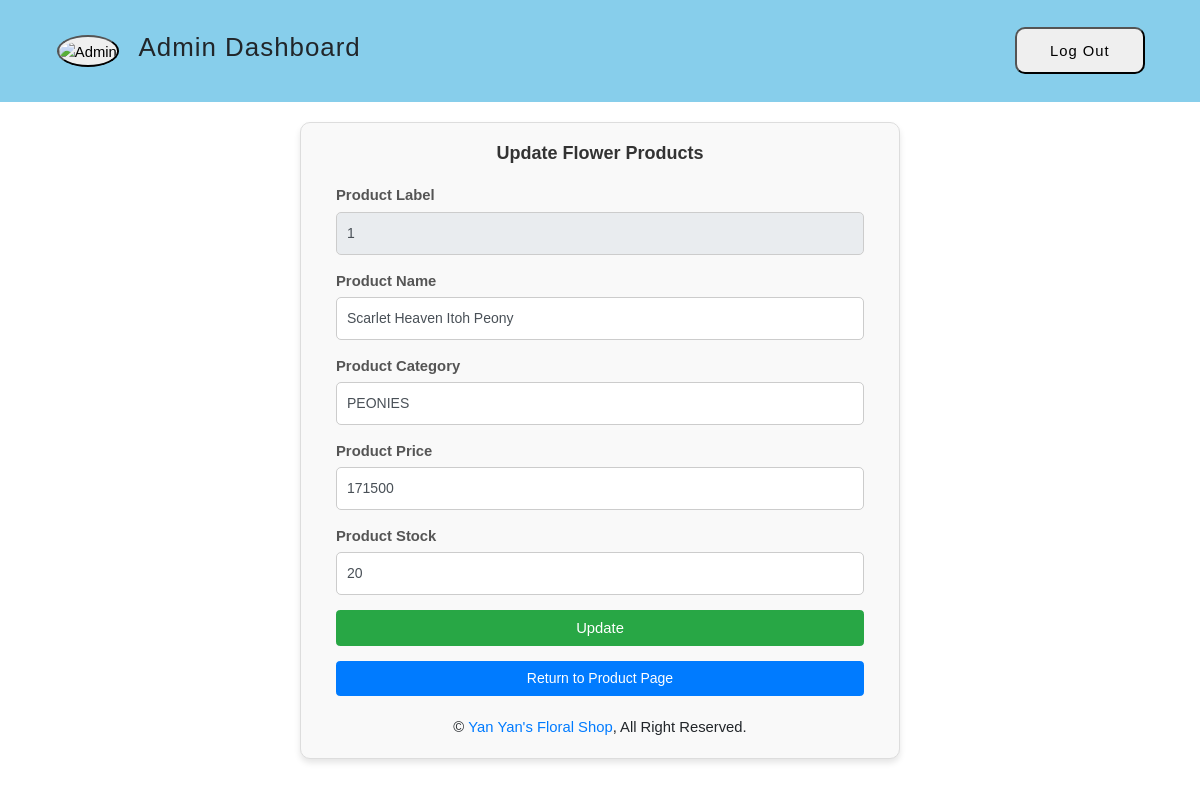
/YanYanFloralHouse/admin/product_edit.php?id=1, run on the app's committed database.
### tables this page shows
CREATE TABLE `flower_product` (
  `product_id` int(10) NOT NULL,
  `product_name` varchar(100) DEFAULT NULL,
  `product_category` varchar(100) DEFAULT NULL,
  `product_desc` text NOT NULL,
  `price` float DEFAULT NULL,
  `stock` int(20) DEFAULT NULL,
  `image` blob DEFAULT NULL
);

### YanYanFloralHouse/admin/data.php (called while the page is built, shortened)
<?php
function getSpecificProduct($conn, $id){
    $sql="SELECT * FROM flower_product WHERE product_id= :id";
    $stmt=$conn->prepare($sql);
    $stmt->execute([':id'=> $id]);
    $product =$stmt->fetch(PDO::FETCH_ASSOC);
    return $product;
}
?>

### YanYanFloralHouse/admin/product_edit.php (the view, shortened to what this page needs)
<?php
include("config/dbconnect.php");
include("data.php");
$id=$_GET['id'];
$product=getSpecificProduct($conn,$id);
?>
<!DOCTYPE html>
<html lang="en">
<head>
    <link rel="stylesheet" href="https://cdn.jsdelivr.net/npm/bootstrap@4.0.0/dist/css/bootstrap.min.css">
    <link rel="stylesheet" href="https://cdnjs.cloudflare.com/ajax/libs/font-awesome/4.7.0/css/font-awesome.min.css">
    <link rel="stylesheet" href="assets/css/style.css">
</head>
<body>
<body>
<?php
require("admin_header.php");
?>
    <div class="product-edit-container" id="product-content">
        <div class="product-edit-content">
            <div class="container-fluid">
                <h6>Update Flower Products</h6>
                <form action="" method="post">
                    <div class="id-section">
                        <label for="product_id" class="form-label">Product Label</label>
                        <input type="number" name="pid" class="form-control" id="product_id" aria-describedby="product_id" readonly value="<?= htmlspecialchars($product['product_id']) ?>">
                    </div>
                    <div class="name-section">
                        <label for="product_name" class="form-label">Product Name</label>
                        <input type="text" name="pname" class="form-control" id="prouct_name" value="<?= htmlspecialchars($product['product_name']) ?>">
                    </div>
                    <div class="category-section">
                        <label for="category" class="form-label">Product Category</label>
                        <input type="text" name="pcategory" class="form-control" id="category" value="<?= htmlspecialchars($product['product_category']) ?>">
                    </div>
                    <div class="price-section">
                        <label for="price" class="form-label">Product Price</label>
                        <input type="text" name="price" class="form-control" id="price" value="<?= htmlspecialchars($product['price']) ?>">
                    </div>
                    <div class="stock-seciton">
                        <label for="stock" class="form-label">Product Stock</label>
                        <input type="text" name="stock" class="form-control" id="stock" value="<?= htmlspecialchars($product['stock']) ?>">
                    </div>
                    <button type="submit" name="submit" class="btn btn-success">Update</button>
                    <button class="btn btn-primary"><a href="product.php" class="product-link">Return to Product Page</a></button>
                </form>
            </div>
        </div>
    <div class="footer-container">
        <div class="footer-row">
            <div class="foot-text">
                &copy; <a href="#">Yan Yan's Floral Shop</a>, All Right Reserved.
            </div>
        </div>
    </div>
    </div>
</body>
</html>

### YanYanFloralHouse/admin/assets/css/style.css (style rules this page uses)
* { margin: 0; padding: 0; font-family: 'Work Sans', sans-serif; font-size: 14.8px; }

### YanYanFloralHouse/admin/product_edit.php (style rules this page uses)
h6, input, button, a { margin: 0; padding: 0; box-sizing: border-box; font-family: 'Arial', sans-serif; }
.product-edit-container { margin: 20px auto; padding: 20px; max-width: 600px; border: 1px solid #ddd; border-radius: 10px; background-color: #f9f9f9; box-shadow: 0 4px 6px rgba(0, 0, 0, 0.1); }
.product-edit-content h6 { font-size: 18px; font-weight: bold; text-align: center; margin-bottom: 20px; color: #333; }
form { display: flex; flex-direction: column; gap: 15px; }
form .form-label { font-weight: bold; margin-bottom: 5px; color: #555; }
form .form-control { width: 100%; padding: 10px; border: 1px solid #ccc; border-radius: 5px; font-size: 14px; }
form button { padding: 10px; font-size: 14px; border: none; border-radius: 5px; cursor: pointer; transition: background-color 0.3s ease; }
form button.btn-success { background-color: #28a745; color: white; }
form button.btn-primary { background-color: #007bff; color: white; }
form button .product-link { color: white; text-decoration: none; font-size: 14px; }
.foot-text { margin-top: 20px; text-align: center; }

### data on the page
flower_product: pid "1", pname "Scarlet Heaven Itoh Peony", pcategory "PEONIES", price "171500", stock "20"
